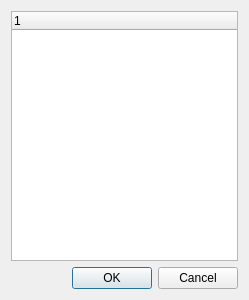
<?xml version="1.0" encoding="UTF-8"?>
<ui version="4.0">
 <class>SettingsViewer</class>
 <widget class="QDialog" name="SettingsViewer">
  <property name="geometry">
   <rect>
    <x>0</x>
    <y>0</y>
    <width>249</width>
    <height>300</height>
   </rect>
  </property>
  <property name="windowTitle">
   <string>Settings Viewer</string>
  </property>
  <layout class="QVBoxLayout" name="verticalLayout_2">
   <item>
    <layout class="QVBoxLayout" name="verticalLayout">
     <item>
      <widget class="QTreeWidget" name="treeWidget">
       <column>
        <property name="text">
         <string notr="true">1</string>
        </property>
       </column>
      </widget>
     </item>
     <item>
      <widget class="QDialogButtonBox" name="buttonBox">
       <property name="orientation">
        <enum>Qt::Horizontal</enum>
       </property>
       <property name="standardButtons">
        <set>QDialogButtonBox::Cancel|QDialogButtonBox::Ok</set>
       </property>
      </widget>
     </item>
    </layout>
   </item>
  </layout>
 </widget>
 <resources/>
 <connections>
  <connection>
   <sender>buttonBox</sender>
   <signal>accepted()</signal>
   <receiver>SettingsViewer</receiver>
   <slot>accept()</slot>
   <hints>
    <hint type="sourcelabel">
     <x>248</x>
     <y>254</y>
    </hint>
    <hint type="destinationlabel">
     <x>157</x>
     <y>274</y>
    </hint>
   </hints>
  </connection>
  <connection>
   <sender>buttonBox</sender>
   <signal>rejected()</signal>
   <receiver>SettingsViewer</receiver>
   <slot>reject()</slot>
   <hints>
    <hint type="sourcelabel">
     <x>316</x>
     <y>260</y>
    </hint>
    <hint type="destinationlabel">
     <x>286</x>
     <y>274</y>
    </hint>
   </hints>
  </connection>
 </connections>
</ui>
